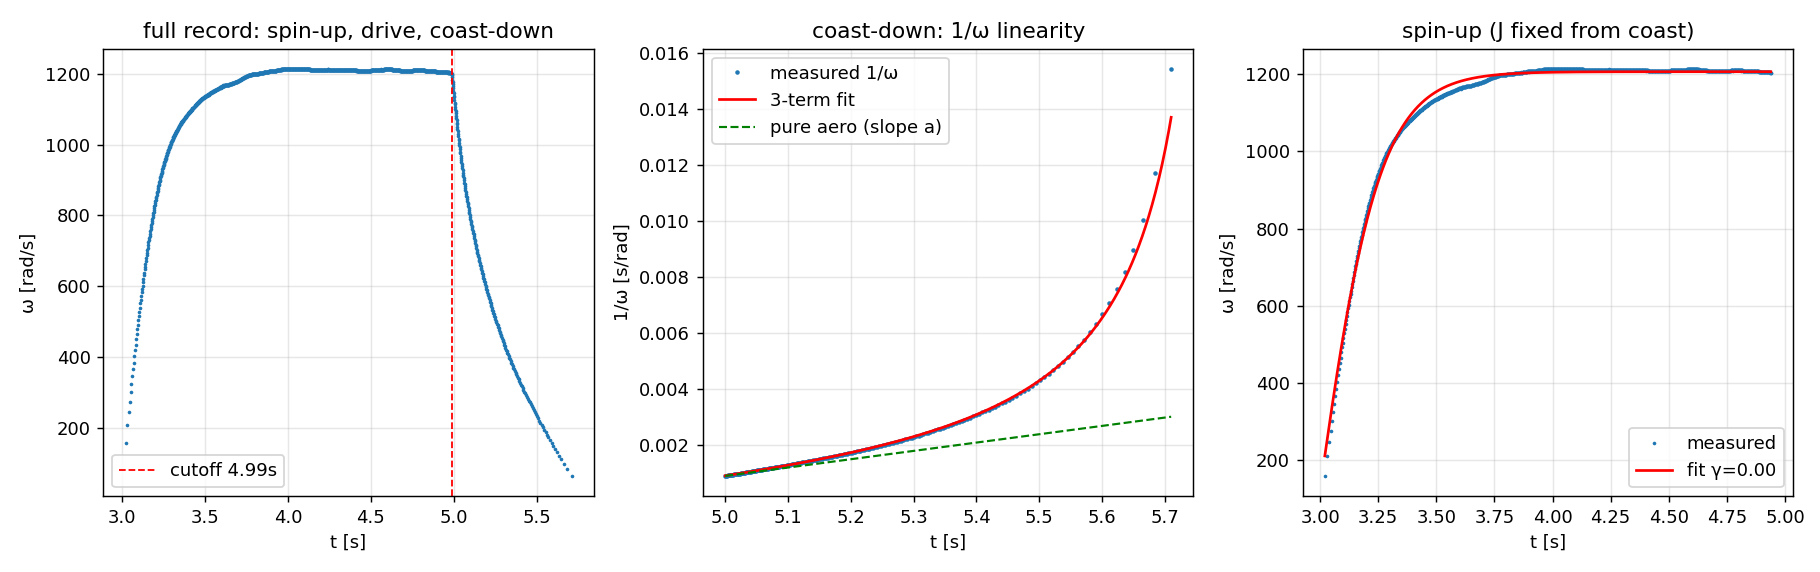

This chart was generated by the following Python code:
#!/usr/bin/env python3
"""Coast-down identification of J/C_Q (and J) — the electrical-model-free test.
コーストダウン試験による J/C_Q（および J）の同定。電気駆動モデル不要の決着試験。

Data / データ: data/stampfly_prop_round_test.wfm（先生提供 2026-07-15）
  2 MSa/s, 6 s。約2.9sから Duty10% で約2秒駆動 → Duty0%（電源カット）→ 惰性減速。
  フォトインタラプタのディップは駆動定常で4枚全て検出可能
  （深さパターン [3.51, 3.46, 3.24(テープ), 3.56] V、間隔 ~1.295 ms）。

Physics / 物理:
  Duty0% ではローサイドFETが開き、モータ端子はCと繋がるのみ
  （Cは逆起電力電圧まで充電された後は i = C·dV/dt ≈ 0）→ 電気ブレーキなし。
  減速則: J·ω̇ = −C_Q·ω² − B·ω − τ_c
           （空力2乗 + 粘性摩擦 + クーロン摩擦）
  ω̇ = −a·ω² − b·ω − c とフィットすれば a = C_Q/J が電気モデル抜きで決まる。
  純空力なら 1/ω(t) が直線（傾き a）。摩擦があると低速側で直線から上に折れる。

Key outputs / 主要出力:
  - J/C_Q = 1/a（コーストダウンが直接測る量）
  - J = C_Q/a（C_Q = 9.72e-11 は論文のトルク直接計測値。旧プロペラ値である点に注意）
  - ヨー零点 τ_z(ホバ) = (J/C_Q)/(2·ω_hover) ← C_Q に依存しない！
  - おまけ: 同記録の立ち上がり部から、J固定で実効導通率γを逆算（構成Aの物理）

Caveats / 注意:
  - 反射テープの分だけ J は素のプロペラより大きい（数%オーダの過大の可能性）
  - C_Q は旧プロペラの実測値 → J の絶対値には系統誤差が乗り得る
    （J/C_Q と τ_z はこの影響を受けない）
"""

import warnings
warnings.filterwarnings("ignore")

import numpy as np
from scipy.optimize import least_squares

WFM = "/Users/kouhei/tmp/github/multicopter_introduction/data/stampfly_prop_round_test.wfm"
CQ = 9.72e-11
CT = 1.0e-8
KT = KE = 5.35e-4
R_W = 0.593
M, G = 0.0368, 9.81
OMEGA_HOVER = np.sqrt(M * G / 4 / CT)

# ---------- 1. load & dip detection / 読み込みとディップ検出 ----------
import RigolWFM.wfm as rigol

w = rigol.Wfm.from_file(WFM, "1000Z")
ch = w.channels[0]
v = np.asarray(ch.volts)
t = np.asarray(ch.times)
t = t - t[0]
dt_s = t[1] - t[0]

TH = 4.05
below = v < TH
d = np.diff(below.astype(int))
starts = np.where(d == 1)[0] + 1
ends = np.where(d == -1)[0] + 1
if below[0]: starts = np.r_[0, starts]
if below[-1]: ends = np.r_[ends, len(v)]
dip_t, dip_v = [], []
for a, b in zip(starts, ends):
    if b - a < 8:          # <4µs: noise glitch / ノイズ除去
        continue
    i = a + np.argmin(v[a:b])
    dip_t.append(t[i]); dip_v.append(v[i])
dip_t = np.array(dip_t); dip_v = np.array(dip_v)
print(f"dips detected: {len(dip_t)} over {dip_t[0]:.2f}..{dip_t[-1]:.2f} s")

# remove residual glitches: drop a dip if its spacing to the previous is
# <30% of the local median spacing (keep the deeper one)
# 局所中央値の30%未満の異常間隔は浅い方を除去
keep = np.ones(len(dip_t), dtype=bool)
for i in range(1, len(dip_t)):
    if not keep[i - 1]:
        continue
    lo = max(0, i - 8)
    med = np.median(np.diff(dip_t[lo:i + 1])) if i - lo >= 2 else None
    if med and (dip_t[i] - dip_t[i - 1]) < 0.3 * med:
        if dip_v[i] < dip_v[i - 1]:
            keep[i - 1] = False
        else:
            keep[i] = False
dip_t, dip_v = dip_t[keep], dip_v[keep]
print(f"after glitch removal: {len(dip_t)}")

# ---------- 2. omega(t): 4-interval revolution period / 4間隔=1回転 ----------
# blade asymmetry cancels over any 4 consecutive blade passages
rev_dt = dip_t[4:] - dip_t[:-4]
om = 2 * np.pi / rev_dt
tm = (dip_t[4:] + dip_t[:-4]) / 2

# steady plateau & cutoff detection / 定常値とカット時刻
w_steady = np.median(om[(tm > tm[0] + 0.5) & (om > 0.9 * np.max(om))])
plateau = tm[om > 0.98 * w_steady]
t_cut = plateau[-1]
print(f"steady omega (drive): {w_steady:.0f} rad/s ({w_steady*60/2/np.pi:.0f} rpm)")
print(f"cutoff detected at t = {t_cut:.3f} s")

coast = (tm > t_cut + 0.01)
tc, oc = tm[coast], om[coast]
print(f"coast samples: {len(oc)}, omega {oc.max():.0f} -> {oc.min():.0f} rad/s "
      f"over {tc[-1]-tc[0]:.2f} s")

# ---------- 3. windowed 1/omega slopes / 窓別の1/ω傾き（摩擦の診断） ----------
print("\n1/ω local slope a = C_Q/J by omega band (pure-aero check):")
print("  （純空力なら全帯域で一定。低速で増えるなら摩擦の混入）")
for wlo, whi in ((0.7, 1.0), (0.5, 0.7), (0.3, 0.5), (0.15, 0.3)):
    m = (oc > wlo * oc.max()) & (oc <= whi * oc.max())
    if m.sum() < 8:
        continue
    p = np.polyfit(tc[m], 1.0 / oc[m], 1)
    print(f"  ω/ω0 {wlo:.2f}-{whi:.2f}: a = {p[0]:.3e} 1/rad  -> J/CQ = {1/p[0]:.1f} s·rad, "
          f"J = {CQ/p[0]:.3e} kg·m²")

# ---------- 4. full friction model fit / 3項モデルの全域フィット ----------
def sim_coast(a, b, c, om0, tq):
    dtq = 2e-4
    tt = np.arange(tq[0], tq[-1] + dtq, dtq)
    o = np.zeros(len(tt)); o[0] = om0
    for i in range(1, len(tt)):
        x = o[i - 1]
        f = lambda y: -(a * y * y + b * y + c) if y > 0 else 0.0
        k1 = f(x); k2 = f(x + 0.5 * dtq * k1); k3 = f(x + 0.5 * dtq * k2); k4 = f(x + dtq * k3)
        o[i] = max(0.0, x + dtq / 6 * (k1 + 2 * k2 + 2 * k3 + k4))
    return np.interp(tq, tt, o)

def resid(p):
    a, b, c, om0 = p
    return sim_coast(a, b, c, om0, tc) - oc

fit = least_squares(resid, x0=[2e-3, 0.1, 10.0, oc.max()],
                    bounds=([1e-4, 0.0, 0.0, oc.max() * 0.9],
                            [1e-1, 10.0, 1e4, oc.max() * 1.1]),
                    xtol=1e-14, ftol=1e-14)
a_, b_, c_, om0_ = fit.x
rms = np.sqrt(np.mean(fit.fun**2))
print("\n== full coast fit: ω̇ = −a·ω² − b·ω − c ==")
print(f"  a = C_Q/J = {a_:.4e} 1/rad   b = B/J = {b_:.3e} 1/s   c = τ_c/J = {c_:.2f} rad/s²")
print(f"  RMS = {rms:.1f} rad/s ({100*rms/oc.max():.1f}%)")
print(f"  J/C_Q = {1/a_:.1f} s·rad")
print(f"  ★ J = C_Q/a = {CQ/a_:.3e} kg·m²   (C_Q=9.72e-11 使用)")
print(f"  B  = {b_*CQ/a_:.2e} N·m·s/rad,  τ_c = {c_*CQ/a_:.2e} N·m")
print(f"  ★ ヨー零点 τ_z(ホバ, C_Q非依存) = 1/(2·a·ω_hover) = {1/(2*a_*OMEGA_HOVER)*1e3:.1f} ms")

# aero vs friction shares at the coast start / コースト開始点での減衰内訳
w0 = oc.max()
tot = a_ * w0**2 + b_ * w0 + c_
print(f"  減衰内訳 @ω={w0:.0f}: 空力 {100*a_*w0**2/tot:.0f}% / 粘性 {100*b_*w0/tot:.0f}% / クーロン {100*c_/tot:.0f}%")

# ---------- 5. bonus: spin-up conduction fraction with J fixed ----------
# 立ち上がり部（同記録）から、J を固定して実効導通率 γ を逆算
J_hat = CQ / a_
B_FULL = KT * KE / R_W
spin = (tm > t_cut - 2.2) & (tm < t_cut - 0.05) & (om > 20)
ts_, os_ = tm[spin], om[spin]

def sim_spin(A, gamma, t0):
    dtq = 2e-4
    tt = np.arange(t0, ts_[-1] + dtq, dtq)
    o = np.zeros(len(tt))
    for i in range(1, len(tt)):
        x = o[i - 1]
        f = lambda y: (A - gamma * B_FULL * y - CQ * y * y) / J_hat
        k1 = f(x); k2 = f(x + 0.5 * dtq * k1); k3 = f(x + 0.5 * dtq * k2); k4 = f(x + dtq * k3)
        o[i] = x + dtq / 6 * (k1 + 2 * k2 + 2 * k3 + k4)
    return np.interp(ts_, tt, o, left=0.0)

Ag = B_FULL * w_steady + CQ * w_steady**2
r2 = least_squares(lambda p: sim_spin(p[0], p[1], p[2]) - os_,
                   x0=[Ag * 0.5, 0.3, ts_[0] - 0.05],
                   bounds=([Ag * 0.05, 0.0, ts_[0] - 0.5], [Ag * 3.0, 1.0, ts_[0] + 0.5]))
print(f"\n== bonus: spin-up with J fixed to coast-down value ==")
print(f"  実効導通率 γ = {r2.x[1]:.3f}  (RMS {np.sqrt(np.mean(r2.fun**2)):.1f} rad/s)")

# ---------- 6. plots ----------
import matplotlib
matplotlib.use("Agg")
import matplotlib.pyplot as plt
fig, axes = plt.subplots(1, 3, figsize=(14, 4.4))
axes[0].plot(tm, om, ".", ms=2)
axes[0].axvline(t_cut, color="r", ls="--", lw=1, label=f"cutoff {t_cut:.2f}s")
axes[0].set_xlabel("t [s]"); axes[0].set_ylabel("ω [rad/s]")
axes[0].set_title("full record: spin-up, drive, coast-down"); axes[0].legend(); axes[0].grid(alpha=0.3)
axes[1].plot(tc, 1 / oc, ".", ms=3, label="measured 1/ω")
tq = np.linspace(tc[0], tc[-1], 400)
axes[1].plot(tq, 1 / np.maximum(sim_coast(a_, b_, c_, om0_, tq), 1), "r-", lw=1.5, label="3-term fit")
axes[1].plot(tq, 1 / oc.max() + a_ * (tq - tc[0]), "g--", lw=1.2, label="pure aero (slope a)")
axes[1].set_xlabel("t [s]"); axes[1].set_ylabel("1/ω [s/rad]")
axes[1].set_title("coast-down: 1/ω linearity"); axes[1].legend(); axes[1].grid(alpha=0.3)
axes[2].plot(ts_, os_, ".", ms=2, label="measured")
axes[2].plot(ts_, sim_spin(*r2.x), "r-", lw=1.5, label=f"fit γ={r2.x[1]:.2f}")
axes[2].set_xlabel("t [s]"); axes[2].set_ylabel("ω [rad/s]")
axes[2].set_title("spin-up (J fixed from coast)"); axes[2].legend(); axes[2].grid(alpha=0.3)
fig.tight_layout()
fig.savefig("/Users/kouhei/tmp/github/multicopter_introduction/notes/calc/coastdown_id.png", dpi=130)
print("\nplot saved: notes/calc/coastdown_id.png")
